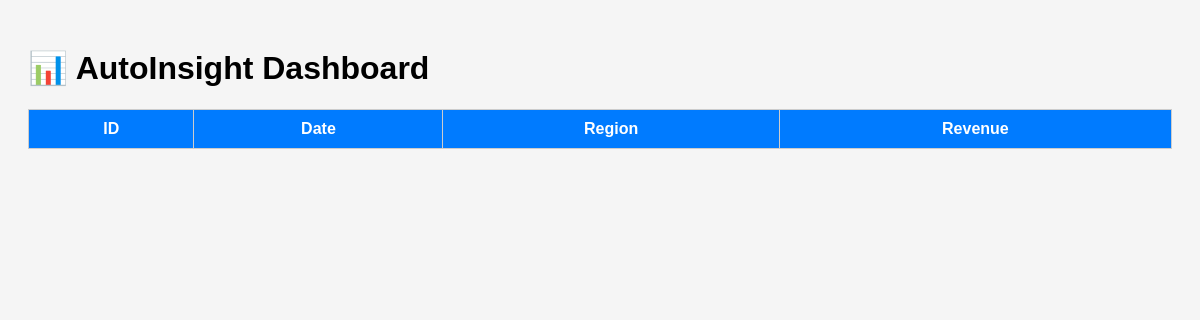
Before: / with the older database file.
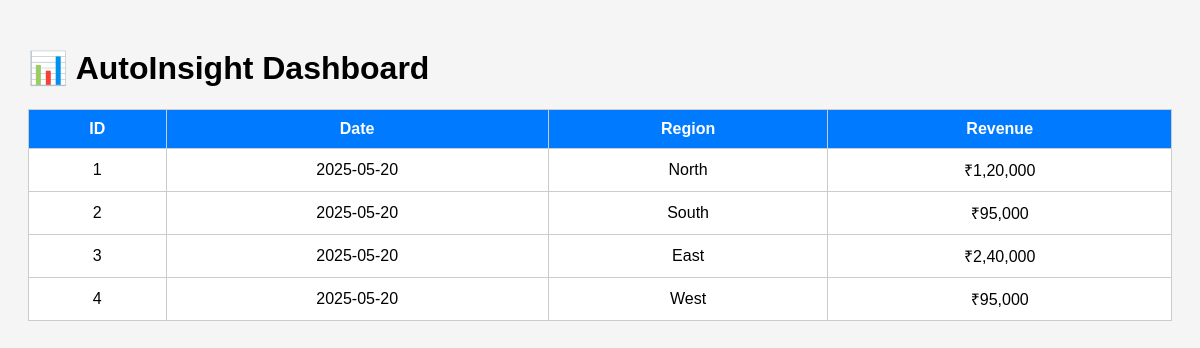
After: the same page with the newer database file.
### tables this page shows
CREATE TABLE email_data (
            id INTEGER PRIMARY KEY AUTOINCREMENT,
            field1 TEXT, field2 TEXT, field3 TEXT
        );

### app/routes.py (the view)
@main.route('/')
def dashboard():
    conn = sqlite3.connect('data/autoinsight.db')
    cursor = conn.cursor()
    cursor.execute("SELECT * FROM email_data")
    rows = cursor.fetchall()
    conn.close()
    return render_template('dashboard.html', rows=rows)

### app/templates/dashboard.html (shortened to what this page needs)
<!DOCTYPE html>
<html>
<head>
</head>
<body>
    <h1>📊 AutoInsight Dashboard</h1>
    <table>
        <tr>
            <th>ID</th>
            <th>Date</th>
            <th>Region</th>
            <th>Revenue</th>
        </tr>
        {% for row in rows %}
        <tr>
            <td>{{ row[0] }}</td>
            <td>{{ row[1] }}</td>
            <td>{{ row[2] }}</td>
            <td>{{ row[3] }}</td>
        </tr>
        {% endfor %}
    </table>
</body>
</html>

### app/templates/dashboard.html (style rules this page uses)
body { font-family: Arial; padding: 20px; background: #f5f5f5; }
table { border-collapse: collapse; width: 100%; background: white; }
th, td { border: 1px solid #ccc; padding: 10px; text-align: center; }
th { background: #007bff; color: white; }

Changed rows visible on the page:
added email_data: id "1", field1 "2025-05-20", field2 "North", field3 "₹1,20,000"
added email_data: id "2", field1 "2025-05-20", field2 "South", field3 "₹95,000"
added email_data: id "3", field1 "2025-05-20", field2 "East", field3 "₹2,40,000"
added email_data: id "4", field1 "2025-05-20", field2 "West", field3 "₹95,000"
